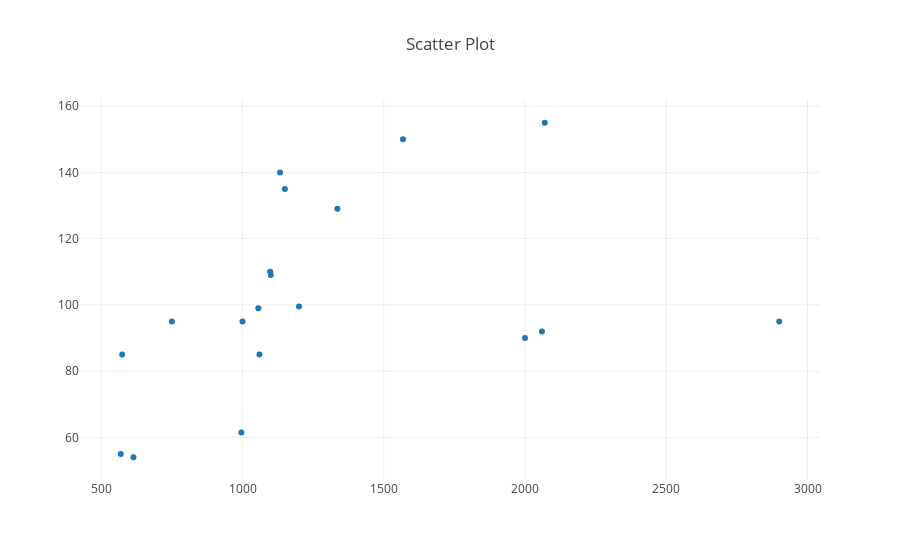

The notebook cell this image was saved under:
### Code cell
plot(dataPlt, layout)

### Figure 1 — Plotly figure (JSON) as saved in the notebook; plotly's stock layout.template omitted (floating-point values rounded to 4 significant figures)
{"data": [{"mode": "markers", "type": "scatter", "x": [614, 2900, 2070, 1098, 1000, 1150, 2060, 569, 2000, 1100, 1056, 996, 1336, 574, 1133, 1568, 750, 1200, 1060], "y": [54, 95, 155, 110, 95, 135, 92, 55, 90, 109, 99, 61.5, 129, 85, 140, 150, 95, 99.5, 85]}], "layout": {"title": "Scatter Plot"}}
